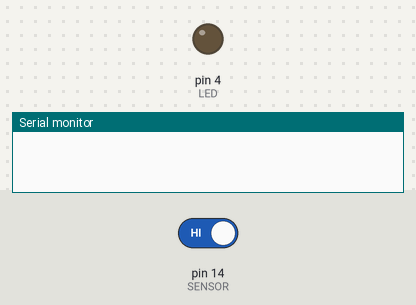
The sketch below on a simulated Arduino Uno, built with avr-gcc and run on an emulated ATmega328P. Parts: output pins drawn as LEDs (lit = HIGH), the last lines printed to the serial monitor. The test bench sets the inputs (shaded band); at power-on: pin 14 (SENSOR) HIGH.

Above: at 1.2 s.
1.3 s: pin 14 (SENSOR) driven LOW
At 1.9 s:
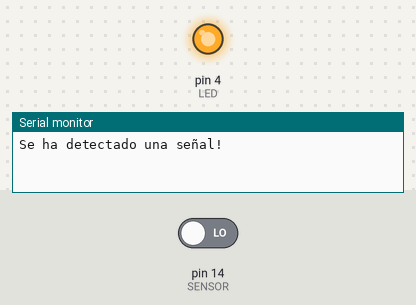
2.8 s: pin 14 (SENSOR) driven HIGH
At 4.6 s:
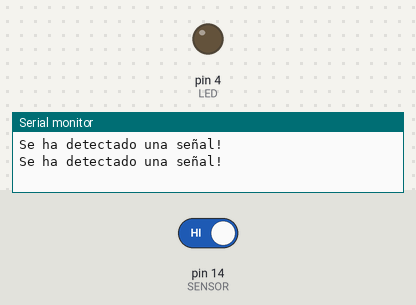
Timing chart, 0 to 6.1 s (numbered marks = the images above; inputs shaded):
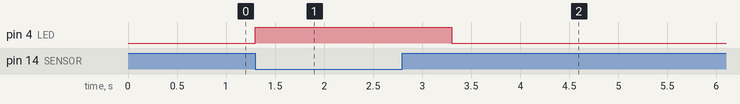

The sketch:

Avoid.ino
```cpp
const int LED = 4;
const int SENSOR = 14;
int valor;

void setup() {
  pinMode(LED, OUTPUT);
  pinMode(SENSOR, INPUT);
  Serial.begin(9600);
}

void loop() {
  valor = digitalRead(SENSOR);
  if(valor == LOW){ // Si recibe señal
    digitalWrite(LED, HIGH); // Enciende el LED
    Serial.println("Se ha detectado una señal!"); // Muestra mensaje en el monitor serie
    delay(1000);
  }else{
    digitalWrite(LED, LOW); // Apaga el LED
  }
}
```

Measured:
- after the input at 1.3 s, pin 4 (LED): LOW → HIGH at once
- after the input at 2.8 s, pin 4 (LED): HIGH → LOW after 0.50 s
